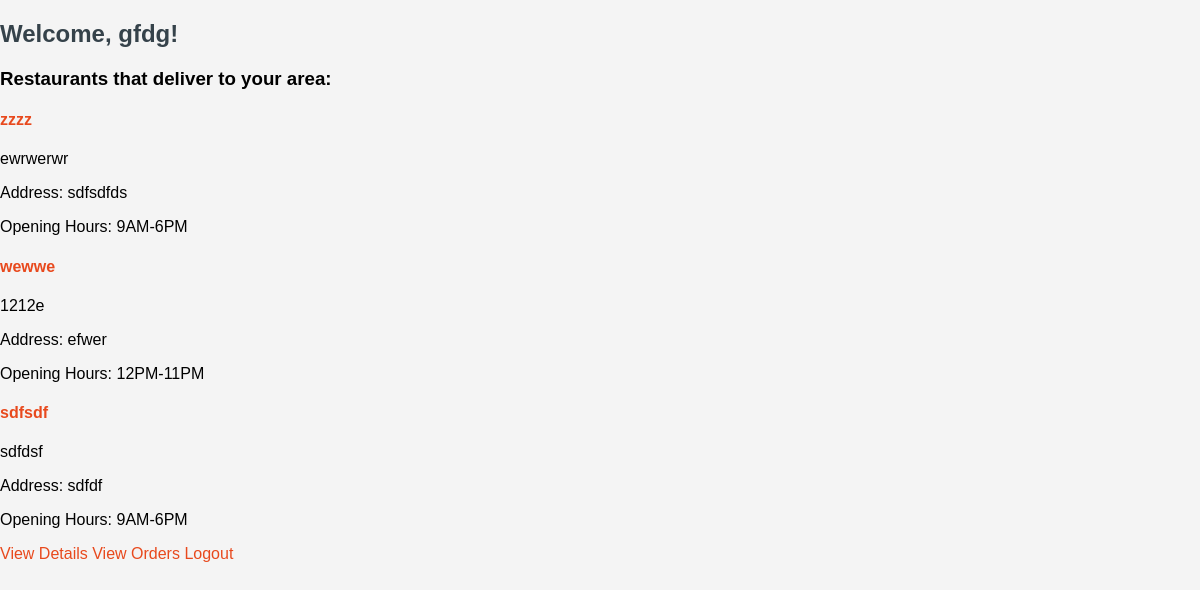
Before: /user/home (signed in) with the older database file.
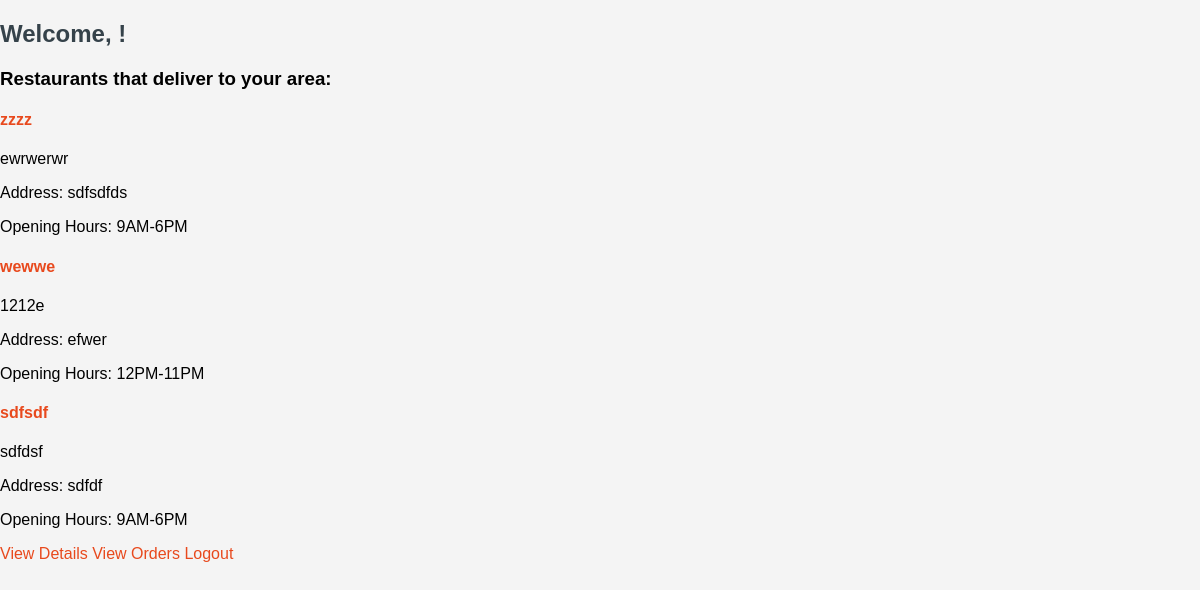
After: the same page with the newer database file.
### database.py (models this page shows, shortened)
class Customer(db.Model):
    C_id = db.Column(db.Integer, primary_key = True)
    Email = db.Column(db.String(50), unique=True, nullable = False)
    First_Name = db.Column(db.String(50), nullable = False)
    Last_Name = db.Column(db.String(50), nullable = False)
    Address = db.Column(db.String(100), nullable=False)
    Password = db.Column(db.String, nullable=False)
    Zip = db.Column(db.Integer, nullable = False)
    restaurants = db.relationship("Restaurant",secondary = viewers, backref = db.backref("'viewers', lazy=True"))
    orders = db.relationship("Order",backref="Customer",lazy=True)

### server.py (the view)
@app.route("/user/home")
def userhome():
    if "user_id" not in session:
        flash("Please login first!")
        return redirect(url_for("user_login"))
    zip = session.get("user_zip")
    email = session.get("email")
    user = get_user(email)
    restaurants = get_restaurants(zip)
    return render_template("userhome.html", restaurants=restaurants, user=user)

### database.py (called while the page is built)
    def get_deliverradius(self):
        try:
            return json.loads(self.Delivery_radius)
        except json.JSONDecodeError as e:
            print(f"Error decoding JSON: {e}")
            return []
        except Exception as e:
            print(f"Error in getting the radius: {e}")
            return []

### databasequeries.py (called while the page is built)
def get_user(email):
    return Customer.query.filter_by(Email = email).first()

### server.py (called while the page is built)
def get_restaurants(zip):
    try:
        restaurants = Restaurant.query.all()
        restaurants_in_area = []
        for i in restaurants:
            deliveryradius = i.get_deliverradius()
            if str(zip) in deliveryradius:
                restaurants_in_area.append(i)
        return restaurants_in_area
    except Exception as e:
        print(f"Error in getting the restaurants: {e}")
        return []

### templates/userhome.html (shortened to what this page needs)
<!DOCTYPE html>
<html lang="en">
<head>
    <link rel="stylesheet" href="{{ url_for('static', filename='styles/styling.css') }}">
</head>
<body>
    <h2>Welcome, {{ user.First_Name }}!</h2>
    <h3>Restaurants that deliver to your area:</h3>
    {% if restaurants %}
        <div>
            {% for restaurant in restaurants %}
                <div>
                    <h4><a href="{{ url_for('viewitems', restaurant_id=restaurant.R_id) }}">{{ restaurant.Name }}</a></h4>
                    <p>{{ restaurant.Description }}</p>
                    <p>Address: {{ restaurant.Address }}</p>
                    <p>Opening Hours: {{ restaurant.Opening_hours }}</p>
                </div>
        </div>
            {% endfor %}
    {% else %}
        <p>No restaurants deliver to your area.</p>
    {% endif %}
    <a href="{{ url_for('viewdetails')}}">View Details</a>
    <a href="{{ url_for('vieworders')}}">View Orders</a>
    <a href="{{ url_for('logoutuser') }}">Logout</a>
</body>
</html>

Changed rows visible on the page:
no longer on this page (row edited): Customer: First_Name "gfdg"
